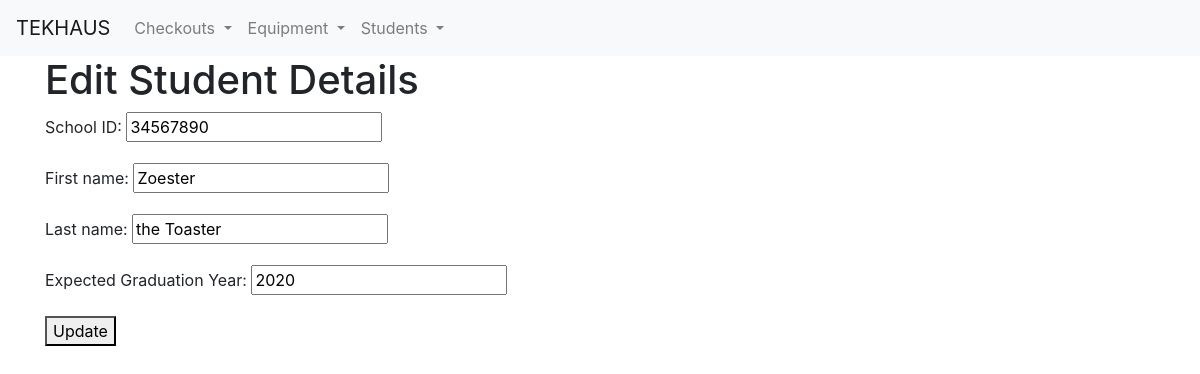
The page /student/34567890/edit/ (signed in) on the database its author committed.
### checkouts/models.py (models this page shows, shortened)
class Student(models.Model):
    school_id = models.IntegerField(verbose_name='School ID')
    first_name = models.CharField(max_length=100)
    last_name = models.CharField(max_length=100)
    grad_year = models.IntegerField(verbose_name='Expected Graduation Year')
    current_equipment = models.ManyToManyField('Equipment', related_name='current_equipment', blank=True)
    past_equipment = models.ManyToManyField('Equipment', related_name='past_equipment', blank=True)
    class Meta:
        verbose_name = 'Student'
        verbose_name_plural = 'Students'

### checkouts/views.py (the view)
# urls.py: path('student/<int:school_id>/edit/', views.edit_student, name='edit_student'),
@login_required()
def edit_student(request, school_id):
    instance = get_object_or_404(Student, school_id=school_id)
    if request.method == 'POST':
        form = AddNewStudentForm(request.POST, instance=instance)
        if form.is_valid():
            form.save()
            return redirect('student_detail', school_id=instance.school_id)
    else:
        form = AddNewStudentForm(instance=instance)
    return render(request, 'checkouts/edit-student.html', {'form': form})

### checkouts/forms.py
class AddNewStudentForm(forms.ModelForm):
    def __init__(self, *args, **kwargs):
        super(AddNewStudentForm, self).__init__(*args, **kwargs)
    class Meta:
        model = Student
        exclude = ['current_equipment', 'past_equipment']
        fields = ['school_id', 'first_name', 'last_name', 'grad_year']

### checkouts/templates/checkouts/edit-student.html (shortened to what this page needs)
{% extends 'checkouts/base.html' %}
{% block content %}
    <h1>Edit Student Details</h1>
    <form class="edit-equipment" method="post">
        {{ form.as_p }}
        <button type="submit">Update</button>
    </form>
{% endblock %}

### rows shown on the page
Student: school_id "34567890", first_name "Zoester", last_name "the Toaster", grad_year "2020"
